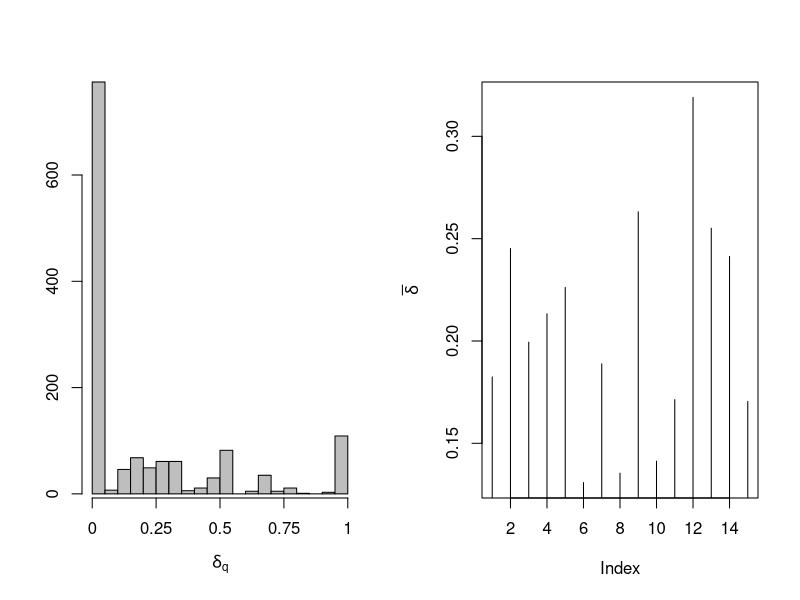
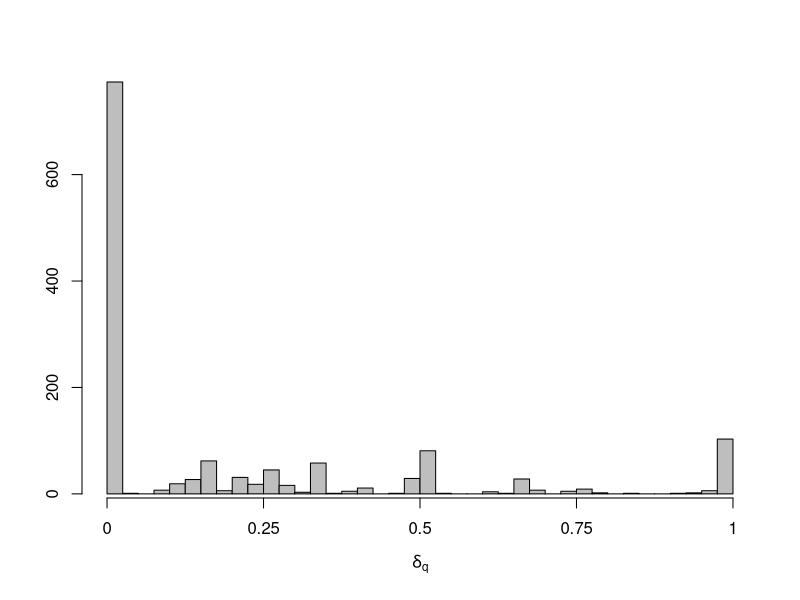

Write the R code that produced these figures, in order.
library(ape)


### Name: delta.plot
### Title: Delta Plots
### Aliases: delta.plot
### Keywords: hplot

### ** Examples

data(woodmouse)
d <- dist.dna(woodmouse)
delta.plot(d)
layout(1)
delta.plot(d, 40, which = 1)
